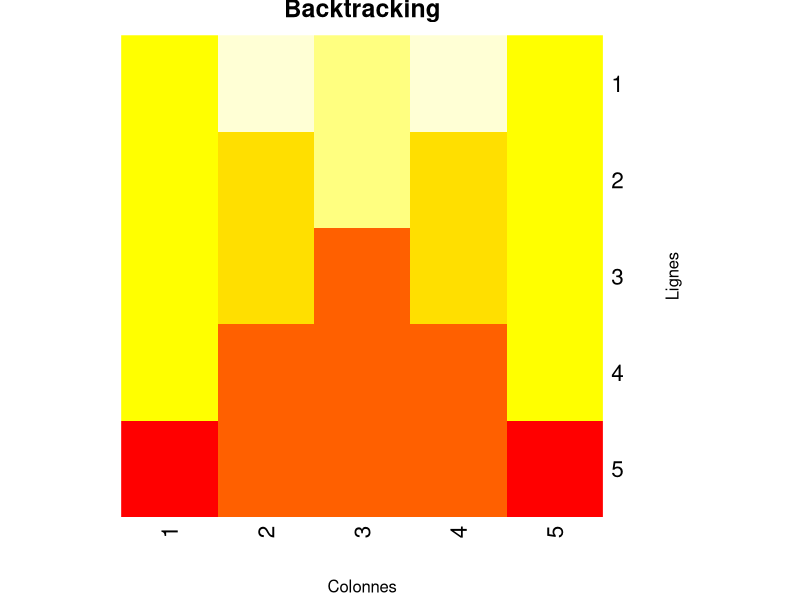

This chart was generated by the following R code:
backtracking <- function(x, y) {
  k <- 0
  cb_initial <- integer(x)
  
  est_valide <- function(cb, colonne, ligne) {
    # Vérifie si une dame peut être placée dans la colonne/ligne spécifiée
    i <- 1
    while (i < colonne) {
      if (cb[i] == ligne || 
          cb[i] - i == ligne - colonne || 
          cb[i] + i == ligne + colonne) {
        return(FALSE)
      }
      i <- i + 1
    }
    return(TRUE)
  }
  
  placer_dames <- function(cb, colonne = 1) {
    while (colonne <= x) {
      ligne <- 1
      while (ligne <= y) {  # Utilisez y pour le nombre de colonnes
        if (est_valide(cb, colonne, ligne)) {
          cb[colonne] <- ligne
          if (colonne == x) {
            k <<- k + 1
            print(cb)
          } else {
            placer_dames(cb, colonne + 1)
          }
        }
        ligne <- ligne + 1
      }
      colonne <- colonne + 1
    }
  }
  
  placer_dames(cb_initial)
  cat("Nombre de k trouvées:", k, "\n") # Affiche le nombre total de solutions trouvées.
  
  # Création du heatmap pour visualiser les cases les plus touchées
  
  plateau <- matrix(0, nrow = x, ncol = y) # Création de la matrice de dimensions x par y remplie de zéros
  col <- 1
  while (col <= x) {
    row <- cb_initial[col]
    plateau[row, col] <- plateau[row, col] + 1
    i <- 1
    while (i <= x) {
      if (i != col) {
        # Attaques horizontales et diagonales
        
        plateau[cb_initial[i], col] <- plateau[cb_initial[i], col] + 1 # Incrémente le nombre d'attaques sur la case correspondante dans la matrice
        
        if (cb_initial[i] + (col - i) > 0 && cb_initial[i] + (col - i) <= y) {
          plateau[cb_initial[i] + (col - i), col] <- plateau[cb_initial[i] + (col - i), col] + 1
        }
        if (cb_initial[i] - (col - i) > 0 && cb_initial[i] - (col - i) <= y) {
          plateau[cb_initial[i] - (col - i), col] <- plateau[cb_initial[i] - (col - i), col] + 1
        }
      }
      i <- i + 1
    }
    col <- col + 1
  }
  
  # Création du heatmap avec la bibliothèque gplots
  
  heatmap(as.matrix(plateau), Rowv = NA, Colv = NA, col = heat.colors(12), scale = "column",
          main = "Backtracking", xlab = "Colonnes", ylab = "Lignes",
          revC = TRUE, symm = TRUE)
}

# Lancement de la fonction principale
backtracking(5, 5)
